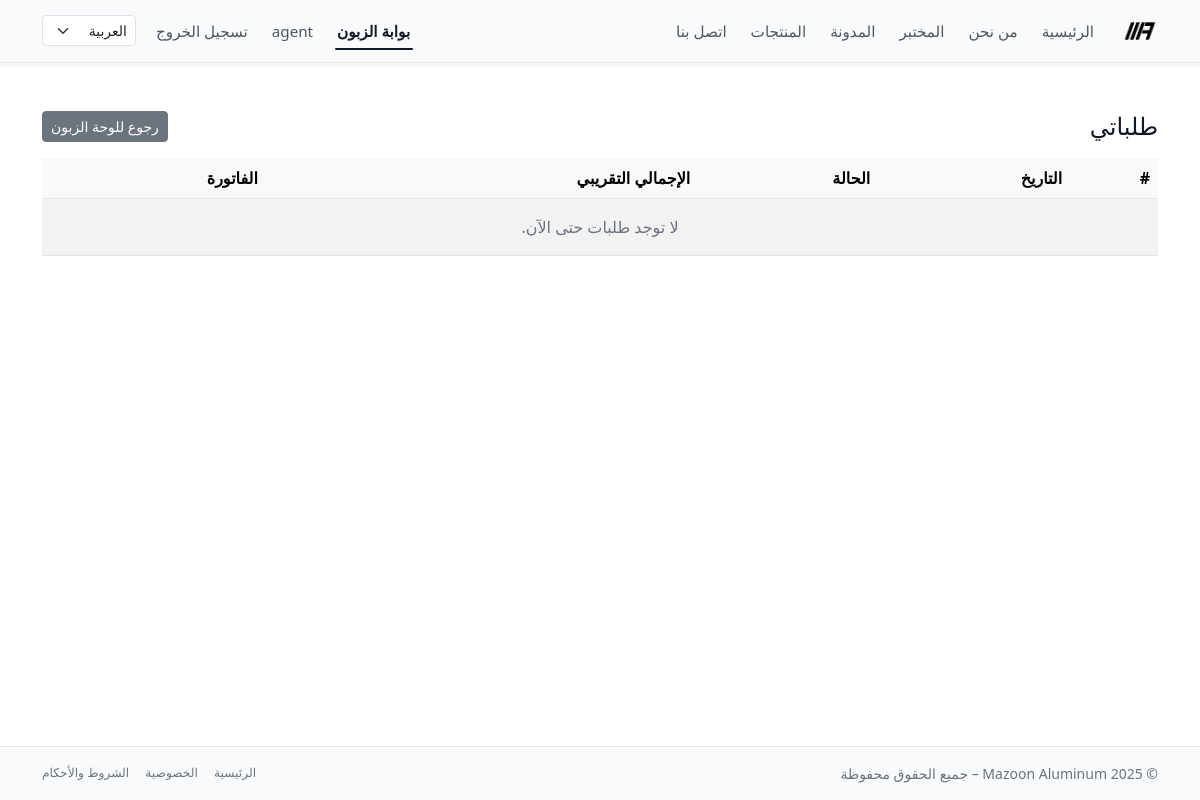
The page /ar/portal/orders/ (signed in) on the database as committed earlier.
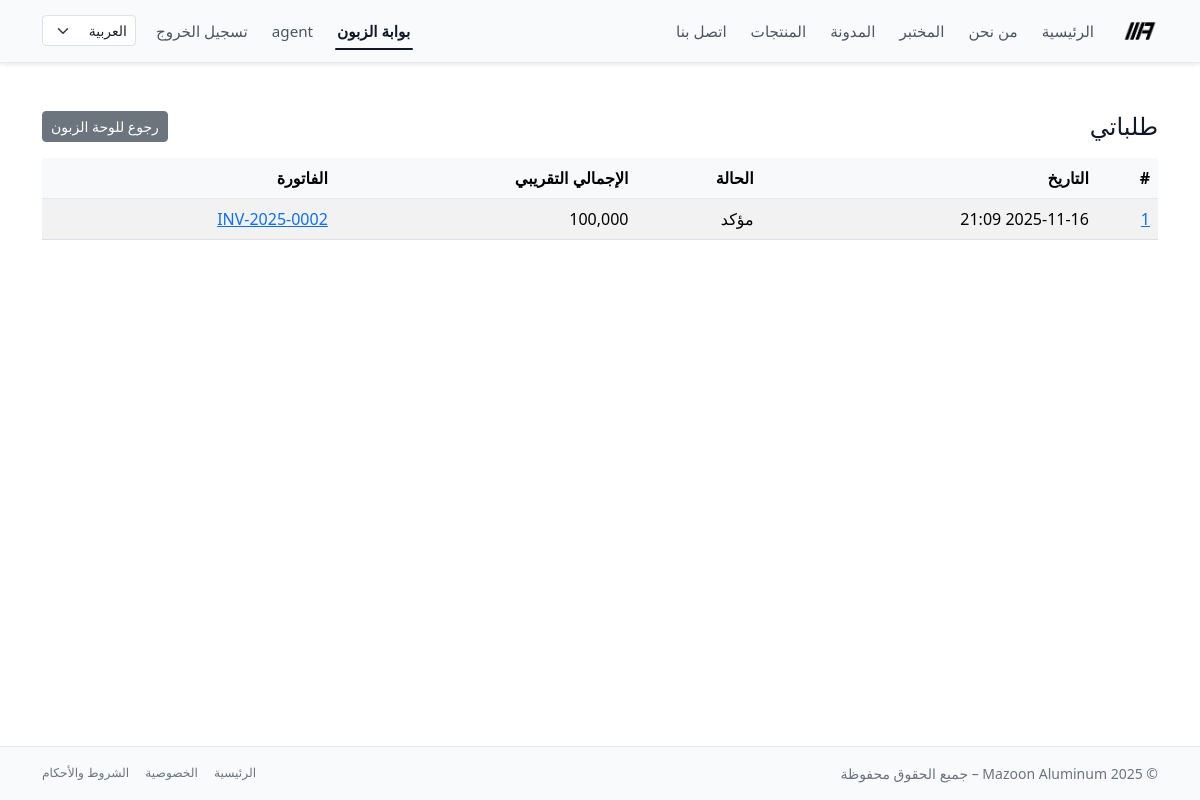
The same page on the database as committed later.
### accounting/models.py (models this page shows, shortened)
class Order(models.Model):
    STATUS_DRAFT = "draft"
    STATUS_PENDING = "pending"      # طلب أونلاين ينتظر تأكيد موظف
    STATUS_CONFIRMED = "confirmed"  # تم التأكيد
    STATUS_CANCELLED = "cancelled"
    STATUS_CHOICES = [
        (STATUS_DRAFT, "مسودة"),
        (STATUS_PENDING, "بانتظار التأكيد"),
        (STATUS_CONFIRMED, "مؤكد"),
        (STATUS_CANCELLED, "ملغي"),
    ]
    customer = models.ForeignKey(
        Customer,
        on_delete=models.PROTECT,
        related_name="orders",
        verbose_name="الزبون",
    )
    created_by = models.ForeignKey(
        settings.AUTH_USER_MODEL,
        on_delete=models.SET_NULL,
        null=True,
        blank=True,
        related_name="orders_created",
        verbose_name="تم إدخاله بواسطة",
    )
    invoice = models.OneToOneField(
        "Invoice",
        on_delete=models.SET_NULL,
        null=True,
        blank=True,
        related_name="order",
        verbose_name="الفاتورة الناتجة",
    )
    status = models.CharField(
        max_length=20,
        choices=STATUS_CHOICES,
        default=STATUS_PENDING,
    )
    is_online = models.BooleanField(
        default=False,
        help_text="صحيح إذا كان الطلب تم من بوابة الزبون.",
    )
    created_at = models.DateTimeField(auto_now_add=True)
    confirmed_by = models.ForeignKey(
        settings.AUTH_USER_MODEL,
        on_delete=models.PROTECT,
        null=True,
        blank=True,
        related_name="confirmed_orders",
        verbose_name="تم تأكيده بواسطة",
    )
    confirmed_at = models.DateTimeField(null=True, blank=True)
    notes = models.TextField(blank=True, verbose_name="ملاحظات داخلية")
    class Meta:
        ordering = ("-created_at", "id")
    @property
    def total_amount(self) -> Decimal:
        return sum((item.subtotal for item in self.items.all()), Decimal("0"))

class OrderItem(models.Model):
    order = models.ForeignKey(
        Order,
        on_delete=models.CASCADE,
        related_name="items",
        verbose_name="الطلب",
    )
    product = models.ForeignKey(
        "website.Product",
        on_delete=models.PROTECT,
        verbose_name="المنتج",
        null=True,
        blank=True,
    )
    description = models.CharField(
        max_length=255,
        blank=True,
        default="",
        verbose_name="الوصف",
    )
    quantity = models.DecimalField(max_digits=10, decimal_places=2, default=1)
    unit_price = models.DecimalField(max_digits=10, decimal_places=3)
    @property
    def subtotal(self) -> Decimal:
        return self.quantity * self.unit_price

class Invoice(models.Model):
    class Status(models.TextChoices):
        DRAFT = "draft", "Draft"
        SENT = "sent", "Sent"
        PARTIALLY_PAID = "partially_paid", "Partially Paid"
        PAID = "paid", "Paid"
        CANCELLED = "cancelled", "Cancelled"
    customer = models.ForeignKey(
        Customer,
        on_delete=models.PROTECT,
        related_name="invoices",
    )
    number = models.CharField(
        max_length=50,
        unique=True,
        blank=True,
        help_text="Human-readable invoice number, e.g. MAZ-2025-0001.",
    )
    issued_at = models.DateField(default=timezone.now)
    due_date = models.DateField(null=True, blank=True)
    description = models.TextField(blank=True)
    terms = models.TextField(
        blank=True,
        help_text="Terms and conditions shown on the invoice.",
    )
    total_amount = models.DecimalField(max_digits=12, decimal_places=3)
    paid_amount = models.DecimalField(
        max_digits=12,
        decimal_places=3,
        default=0,
        help_text="Cached sum of related payments for quick display.",
    )
    status = models.CharField(
        max_length=20,
        choices=Status.choices,
        default=Status.DRAFT,
    )
    created_at = models.DateTimeField(auto_now_add=True)
    updated_at = models.DateTimeField(auto_now=True)
    class Meta:
        ordering = ("-issued_at", "-id")
        indexes = [
            models.Index(fields=["number"]),
            models.Index(fields=["status"]),
            models.Index(fields=["issued_at"]),
        ]

### portal/views.py (the view)
# urls.py: path("orders/", PortalOrderListView.as_view(), name="order_list"),
class PortalOrderListView(CustomerPortalMixin, ListView):
    model = Order
    template_name = "portal/order_list.html"
    context_object_name = "orders"
    paginate_by = 20
    def get_queryset(self):
        return (
            Order.objects
            .filter(customer=self.customer)
            .order_by("-created_at", "-id")
        )

### portal/views.py (called while the page is built)
    def dispatch(self, request, *args, **kwargs):
        if not request.user.is_authenticated:
            return redirect_to_login(request.get_full_path())
        try:
            self.customer = Customer.objects.select_related("user").get(user=request.user)
        except Customer.DoesNotExist:
            raise PermissionDenied("لا يوجد حساب زبون مرتبط بهذا المستخدم.")
        return super().dispatch(request, *args, **kwargs)

### templates/portal/order_list.html (shortened to what this page needs)
{% extends "base.html" %}
{% block content %}
<div class="py-4">
  <div class="d-flex justify-content-between align-items-center mb-3">
    <h1 class="h4 mb-0">طلباتي</h1>
    <a href="{% url 'portal:dashboard' %}" class="btn btn-secondary btn-sm">
      رجوع للوحة الزبون
    </a>
  </div>
  <div class="table-responsive">
    <table class="table table-striped table-hover align-middle">
      <thead class="table-light">
        <tr>
          <th>#</th>
          <th>التاريخ</th>
          <th>الحالة</th>
          <th>الإجمالي التقريبي</th>
          <th>الفاتورة</th>
        </tr>
      </thead>
      <tbody>
        {% for order in orders %}
        <tr>
          <td>
            <a href="{% url 'portal:order_detail' pk=order.pk %}">
              {{ order.id }}
            </a>
          </td>
          <td>{{ order.created_at|date:"Y-m-d H:i" }}</td>
          <td>{{ order.get_status_display }}</td>
          <td>{{ order.total_amount|floatformat:3 }}</td>
          <td>
            {% if order.invoice %}
              <a href="{% url 'portal:invoice_detail' number=order.invoice.number %}">
                {{ order.invoice.number }}
              </a>
            {% else %}
              <span class="text-muted">لم تُصدر فاتورة بعد</span>
            {% endif %}
          </td>
        </tr>
        {% empty %}
        <tr>
          <td colspan="5" class="text-center text-muted py-3">
            لا توجد طلبات حتى الآن.
          </td>
        </tr>
        {% endfor %}
      </tbody>
    </table>
  </div>
</div>
{% endblock %}

Rows that differ between the two databases and show on the page:
added Order: id "1", created_at "2025-11-16 21:09", status "مؤكد", total_amount "100,000", invoice.number "INV-2025-0002"
Other text that changed with them:
text no longer shown: "لا توجد طلبات حتى الآن."
